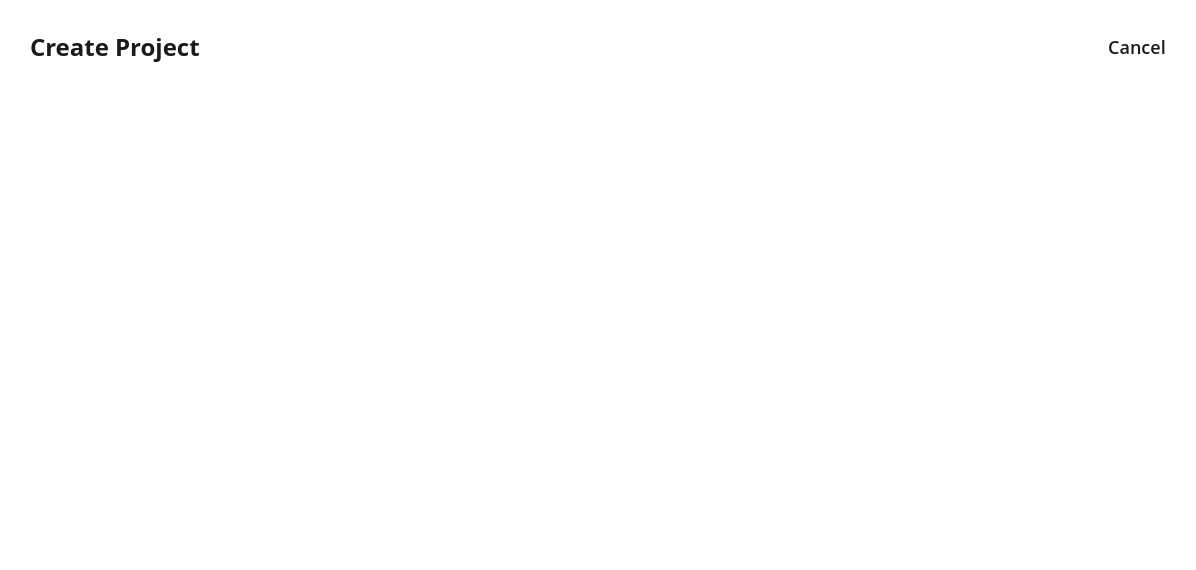
<?xml version="1.0" encoding="UTF-8"?>
<ui version="4.0">
 <class>CreateProjectPage</class>
 <widget class="QWidget" name="CreateProjectPage">
  <property name="geometry">
   <rect>
    <x>0</x>
    <y>0</y>
    <width>1196</width>
    <height>570</height>
   </rect>
  </property>
  <property name="windowTitle">
   <string>Form</string>
  </property>
  <property name="styleSheet">
   <string notr="true">QWidget {
	background: white;
}

#headerLabel {
	background: transparent;
	font-family: Open Sans;
	font-size: 24px;
	line-height: 0px;
	font-weight: 600;
	color: #1A1A1A;
}

#cancelButton {
	background: transparent;
	border: none;
	color: #1A1A1A;
	font-family: Open Sans;
	font-weight: 500;
	font-size: 18px;
	line-height: 26px;
	letter-spacing: 0%;

}

#cancelButton:hover {
	text-decoration: underline;
}

#cancelButton:pressed {
	padding-top: 2px;
	padding-left: 2px;
}

#scrollArea {
	border: none;
}
</string>
  </property>
  <layout class="QVBoxLayout" name="verticalLayout">
   <property name="spacing">
    <number>60</number>
   </property>
   <property name="leftMargin">
    <number>30</number>
   </property>
   <property name="topMargin">
    <number>30</number>
   </property>
   <property name="rightMargin">
    <number>30</number>
   </property>
   <property name="bottomMargin">
    <number>30</number>
   </property>
   <item>
    <layout class="QHBoxLayout" name="headerLayout">
     <property name="bottomMargin">
      <number>0</number>
     </property>
     <item>
      <widget class="QLabel" name="headerLabel">
       <property name="text">
        <string>Create Project</string>
       </property>
      </widget>
     </item>
     <item>
      <spacer name="horizontalSpacer">
       <property name="orientation">
        <enum>Qt::Orientation::Horizontal</enum>
       </property>
       <property name="sizeHint" stdset="0">
        <size>
         <width>40</width>
         <height>20</height>
        </size>
       </property>
      </spacer>
     </item>
     <item>
      <widget class="QPushButton" name="cancelButton">
       <property name="text">
        <string>Cancel</string>
       </property>
      </widget>
     </item>
    </layout>
   </item>
   <item>
    <layout class="QHBoxLayout" name="stepProgressLayout">
     <property name="spacing">
      <number>7</number>
     </property>
     <item>
      <spacer name="leftHSpacer">
       <property name="orientation">
        <enum>Qt::Orientation::Horizontal</enum>
       </property>
       <property name="sizeHint" stdset="0">
        <size>
         <width>40</width>
         <height>20</height>
        </size>
       </property>
      </spacer>
     </item>
     <item>
      <widget class="StepProgressBar" name="stepProgressBar" native="true">
       <property name="sizePolicy">
        <sizepolicy hsizetype="Fixed" vsizetype="Fixed">
         <horstretch>0</horstretch>
         <verstretch>0</verstretch>
        </sizepolicy>
       </property>
       <property name="minimumSize">
        <size>
         <width>1120</width>
         <height>115</height>
        </size>
       </property>
       <property name="maximumSize">
        <size>
         <width>1116</width>
         <height>115</height>
        </size>
       </property>
      </widget>
     </item>
     <item>
      <spacer name="rightHSpacer">
       <property name="orientation">
        <enum>Qt::Orientation::Horizontal</enum>
       </property>
       <property name="sizeHint" stdset="0">
        <size>
         <width>40</width>
         <height>20</height>
        </size>
       </property>
      </spacer>
     </item>
    </layout>
   </item>
   <item>
    <widget class="QScrollArea" name="scrollArea">
     <property name="horizontalScrollBarPolicy">
      <enum>Qt::ScrollBarPolicy::ScrollBarAlwaysOff</enum>
     </property>
     <property name="widgetResizable">
      <bool>true</bool>
     </property>
     <widget class="QWidget" name="container">
      <property name="geometry">
       <rect>
        <x>0</x>
        <y>0</y>
        <width>1136</width>
        <height>242</height>
       </rect>
      </property>
      <layout class="QVBoxLayout" name="verticalLayout_3">
       <property name="spacing">
        <number>60</number>
       </property>
       <property name="leftMargin">
        <number>0</number>
       </property>
       <property name="topMargin">
        <number>0</number>
       </property>
       <property name="rightMargin">
        <number>0</number>
       </property>
       <property name="bottomMargin">
        <number>0</number>
       </property>
       <item>
        <layout class="QHBoxLayout" name="horizontalLayout">
         <item>
          <spacer name="horizontalSpacer_2">
           <property name="orientation">
            <enum>Qt::Orientation::Horizontal</enum>
           </property>
           <property name="sizeHint" stdset="0">
            <size>
             <width>40</width>
             <height>20</height>
            </size>
           </property>
          </spacer>
         </item>
         <item>
          <widget class="QStackedWidget" name="mainPanelContainer">
           <property name="sizePolicy">
            <sizepolicy hsizetype="Fixed" vsizetype="Maximum">
             <horstretch>0</horstretch>
             <verstretch>0</verstretch>
            </sizepolicy>
           </property>
           <property name="minimumSize">
            <size>
             <width>620</width>
             <height>0</height>
            </size>
           </property>
           <property name="maximumSize">
            <size>
             <width>620</width>
             <height>16777215</height>
            </size>
           </property>
           <property name="currentIndex">
            <number>5</number>
           </property>
           <widget class="BasicInfoPanel" name="basicInfoPanel"/>
           <widget class="AdditionalFieldsPanel" name="additionalFieldsPanel"/>
           <widget class="DirectoriesPanel" name="directoriesPanel"/>
           <widget class="DatabaseConfigurationPanel" name="databaseConfigPanel"/>
           <widget class="IntegrationsPanel" name="integrationsPanel"/>
           <widget class="AIConnectionsPanel" name="aiConnectionsPanel"/>
          </widget>
         </item>
         <item>
          <spacer name="horizontalSpacer_3">
           <property name="orientation">
            <enum>Qt::Orientation::Horizontal</enum>
           </property>
           <property name="sizeHint" stdset="0">
            <size>
             <width>40</width>
             <height>20</height>
            </size>
           </property>
          </spacer>
         </item>
        </layout>
       </item>
      </layout>
     </widget>
    </widget>
   </item>
  </layout>
 </widget>
 <customwidgets>
  <customwidget>
   <class>StepProgressBar</class>
   <extends>QWidget</extends>
   <header>stepprogressbar.h</header>
   <container>1</container>
  </customwidget>
  <customwidget>
   <class>BasicInfoPanel</class>
   <extends>QWidget</extends>
   <header>basicinfopanel.h</header>
   <container>1</container>
  </customwidget>
  <customwidget>
   <class>AdditionalFieldsPanel</class>
   <extends>QWidget</extends>
   <header>additionalfieldspanel.h</header>
   <container>1</container>
  </customwidget>
  <customwidget>
   <class>DirectoriesPanel</class>
   <extends>QWidget</extends>
   <header>directoriespanel.h</header>
   <container>1</container>
  </customwidget>
  <customwidget>
   <class>DatabaseConfigurationPanel</class>
   <extends>QWidget</extends>
   <header>databaseconfigurationpanel.h</header>
   <container>1</container>
  </customwidget>
  <customwidget>
   <class>IntegrationsPanel</class>
   <extends>QWidget</extends>
   <header>integrationspanel.h</header>
   <container>1</container>
  </customwidget>
  <customwidget>
   <class>AIConnectionsPanel</class>
   <extends>QWidget</extends>
   <header>aiconnectionspanel.h</header>
   <container>1</container>
  </customwidget>
 </customwidgets>
 <resources/>
 <connections/>
</ui>
